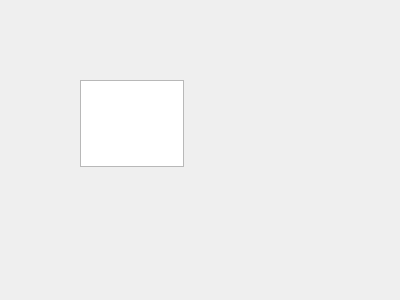
<?xml version="1.0" encoding="UTF-8"?>
<ui version="4.0">
 <class>MyMouseEvent</class>
 <widget class="QWidget" name="MyMouseEvent">
  <property name="geometry">
   <rect>
    <x>0</x>
    <y>0</y>
    <width>400</width>
    <height>300</height>
   </rect>
  </property>
  <property name="windowTitle">
   <string>Form</string>
  </property>
  <widget class="QTextEdit" name="textEdit">
   <property name="geometry">
    <rect>
     <x>80</x>
     <y>80</y>
     <width>104</width>
     <height>87</height>
    </rect>
   </property>
  </widget>
 </widget>
 <resources/>
 <connections/>
</ui>
